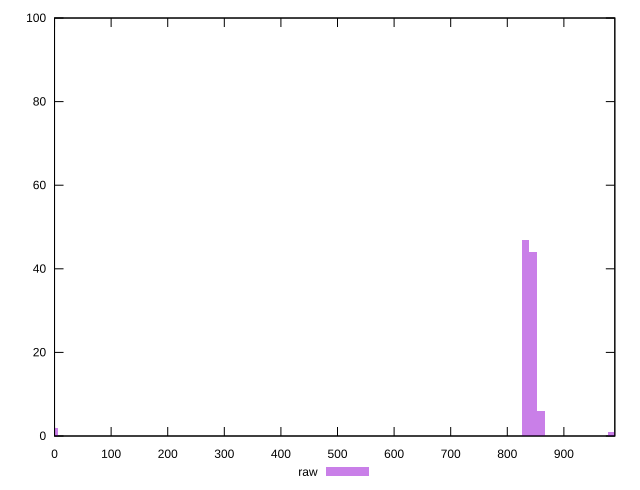

The gnuplot source for this figure:
reset

$raw <<EOF
0 2
846.1686818630103 44
832.2970641275512 47
860.0402995984695 6
984.8848592176022 1
EOF

set key outside below
set boxwidth 13.871617735459186
set xrange [0:990]
set yrange [0:100]
set trange [0:100]
set style fill transparent solid 0.5 noborder
set terminal svg size 640, 490 enhanced background rgb 'white'
set output "report_00017_2021-02-10T15-08-03.406Z/uses-rel-preload/samples/pages/raw/histogram.svg"

plot $raw title "raw" with boxes

reset
